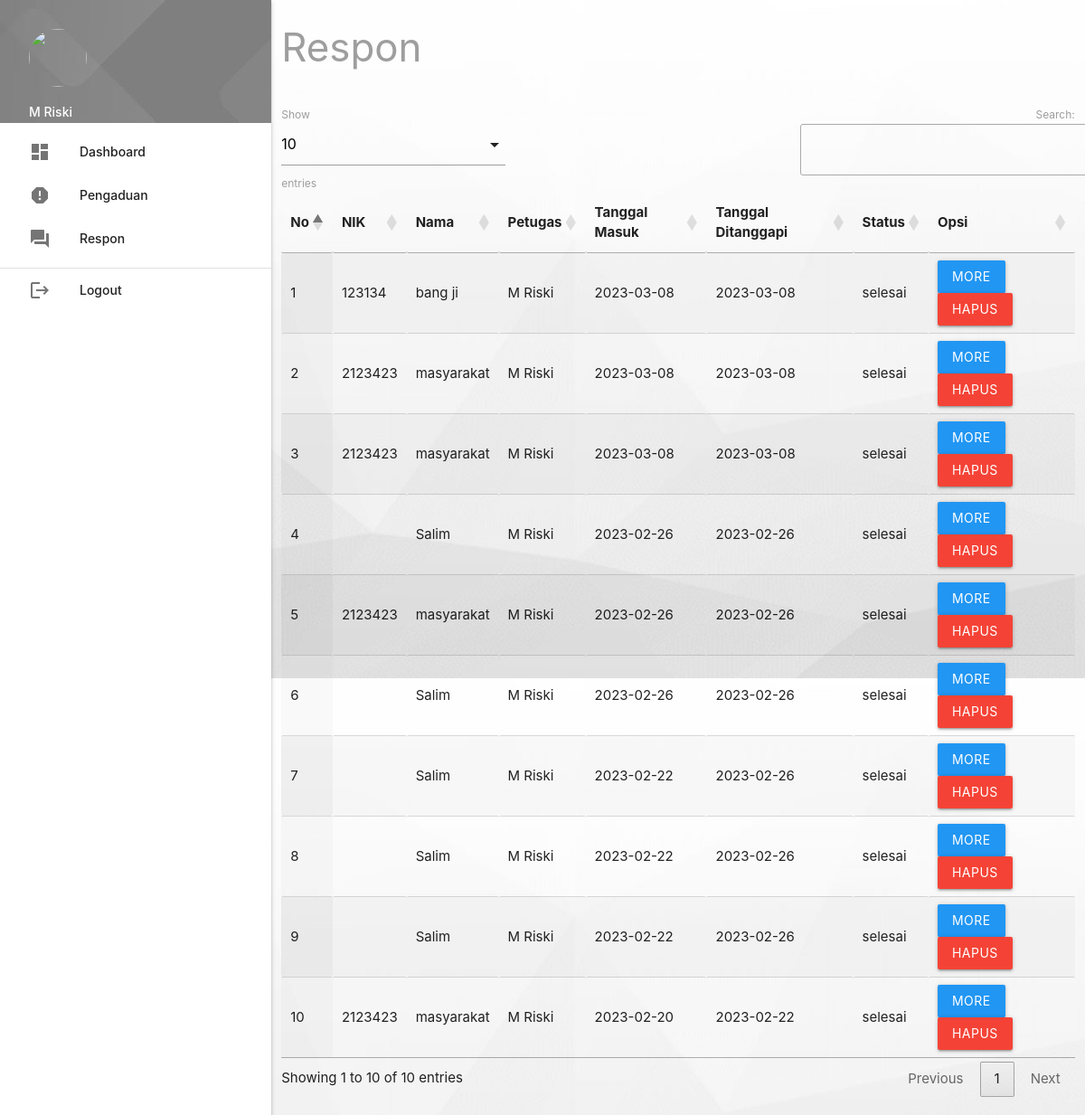
The page /petugas/index.php?p=respon (signed in) on the database its author committed.
### tables this page shows
CREATE TABLE `pengaduan` (
  `id_pengaduan` int(5) NOT NULL,
  `tgl_pengaduan` varchar(20) NOT NULL,
  `nik` varchar(16) NOT NULL,
  `isi_laporan` text NOT NULL,
  `foto` varchar(255) NOT NULL,
  `status` enum('proses','selesai') NOT NULL
);

CREATE TABLE `masyarakat` (
  `nik` varchar(16) NOT NULL,
  `nama` varchar(35) NOT NULL,
  `username` varchar(25) NOT NULL,
  `password` varchar(255) NOT NULL,
  `telp` varchar(13) NOT NULL
);

CREATE TABLE `petugas` (
  `id_petugas` int(5) NOT NULL,
  `nama_petugas` varchar(30) NOT NULL,
  `username` varchar(30) NOT NULL,
  `password` varchar(255) NOT NULL,
  `telp_petugas` varchar(13) NOT NULL,
  `level` enum('admin','petugas') NOT NULL
);

CREATE TABLE `tanggapan` (
  `id_tanggapan` int(5) NOT NULL,
  `id_pengaduan` int(5) NOT NULL,
  `tgl_tanggapan` varchar(20) NOT NULL,
  `tanggapan` text NOT NULL,
  `id_petugas` int(5) NOT NULL
);

### petugas/respon.php (the view, shortened to what this page needs)
       <div class="row">
         <div class="col s12 m9">
           <h3 class="grey-text">Respon</h3>
         </div>
       </div>
       <table id="example" class="display responsive-table" style="width:100%">
         <thead>
             <tr>
			<th>No</th>
			<th>NIK</th>
			<th>Nama</th>
			<th>Petugas</th>
			<th>Tanggal Masuk</th>
			<th>Tanggal Ditanggapi</th>
			<th>Status</th>
			<th>Opsi</th>
             </tr>
         </thead>
         <tbody>
<?php
	$no=1;
	$query = mysqli_query($koneksi,"SELECT * FROM pengaduan INNER JOIN masyarakat ON pengaduan.nik=masyarakat.nik INNER JOIN tanggapan ON pengaduan.id_pengaduan=tanggapan.id_pengaduan INNER JOIN petugas ON tanggapan.id_petugas=petugas.id_petugas WHERE tanggapan.id_petugas='".$_SESSION['data']['id_petugas']."' ORDER BY tanggapan.id_pengaduan DESC");
	while ($r=mysqli_fetch_assoc($query)) { ?>
	<tr>
		<td><?php echo $no++; ?></td>
		<td><?php echo $r['nik']; ?></td>
		<td><?php echo $r['nama']; ?></td>
		<td><?php echo $r['nama_petugas']; ?></td>
		<td><?php echo $r['tgl_pengaduan']; ?></td>
		<td><?php echo $r['tgl_tanggapan']; ?></td>
		<td><?php echo $r['status']; ?></td>
		<td><a class="btn blue modal-trigger" href="#more?id_tanggapan=<?php echo $r['id_tanggapan'] ?>">More</a> <a class="btn red" onclick="return confirm('Anda Yakin Ingin Menghapus Y/N')" href="index.php?p=tanggapan_hapus&id_tanggapan=<?php echo $r['id_tanggapan'] ?>">Hapus</a></td>
	</tr>
           <?php  }
            ?>
         </tbody>
       </table>

### rows shown on the page
pengaduan: masyarakat.nik "123134", masyarakat.nama "bang ji", petugas.nama_petugas "M Riski", tgl_pengaduan "2023-03-08", tanggapan.tgl_tanggapan "2023-03-08", status "selesai"
pengaduan: masyarakat.nik "2123423", masyarakat.nama "masyarakat", petugas.nama_petugas "M Riski", tgl_pengaduan "2023-03-08", tanggapan.tgl_tanggapan "2023-03-08", status "selesai"
pengaduan: masyarakat.nik "2123423", masyarakat.nama "masyarakat", petugas.nama_petugas "M Riski", tgl_pengaduan "2023-03-08", tanggapan.tgl_tanggapan "2023-03-08", status "selesai"
pengaduan: masyarakat.nama "Salim", petugas.nama_petugas "M Riski", tgl_pengaduan "2023-02-26", tanggapan.tgl_tanggapan "2023-02-26", status "selesai"
pengaduan: masyarakat.nik "2123423", masyarakat.nama "masyarakat", petugas.nama_petugas "M Riski", tgl_pengaduan "2023-02-26", tanggapan.tgl_tanggapan "2023-02-26", status "selesai"
pengaduan: masyarakat.nama "Salim", petugas.nama_petugas "M Riski", tgl_pengaduan "2023-02-26", tanggapan.tgl_tanggapan "2023-02-26", status "selesai"
pengaduan: masyarakat.nama "Salim", petugas.nama_petugas "M Riski", tgl_pengaduan "2023-02-22", tanggapan.tgl_tanggapan "2023-02-26", status "selesai"
pengaduan: masyarakat.nama "Salim", petugas.nama_petugas "M Riski", tgl_pengaduan "2023-02-22", tanggapan.tgl_tanggapan "2023-02-26", status "selesai"
pengaduan: masyarakat.nama "Salim", petugas.nama_petugas "M Riski", tgl_pengaduan "2023-02-22", tanggapan.tgl_tanggapan "2023-02-26", status "selesai"
pengaduan: masyarakat.nik "2123423", masyarakat.nama "masyarakat", petugas.nama_petugas "M Riski", tgl_pengaduan "2023-02-20", tanggapan.tgl_tanggapan "2023-02-22", status "selesai"

### other values the page prints
$_SESSION['data']['nama_petugas'] "M Riski"
